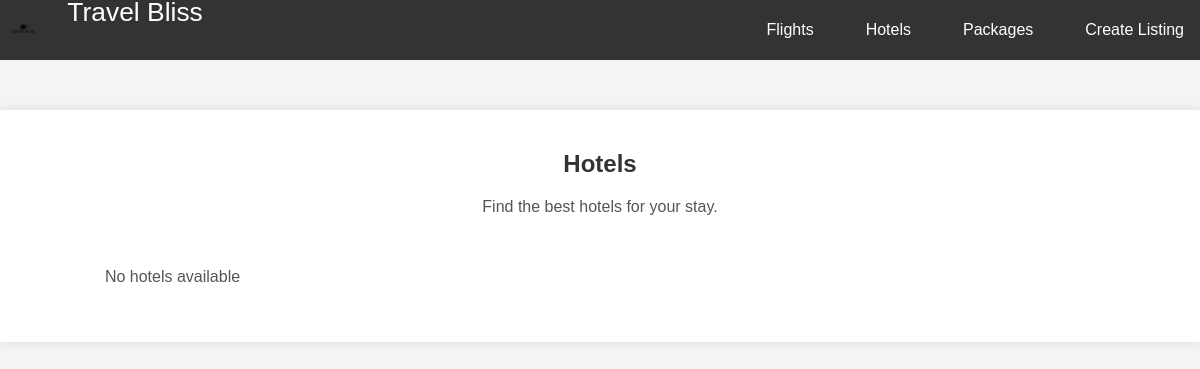
Page /hotels.php on the earlier database version.
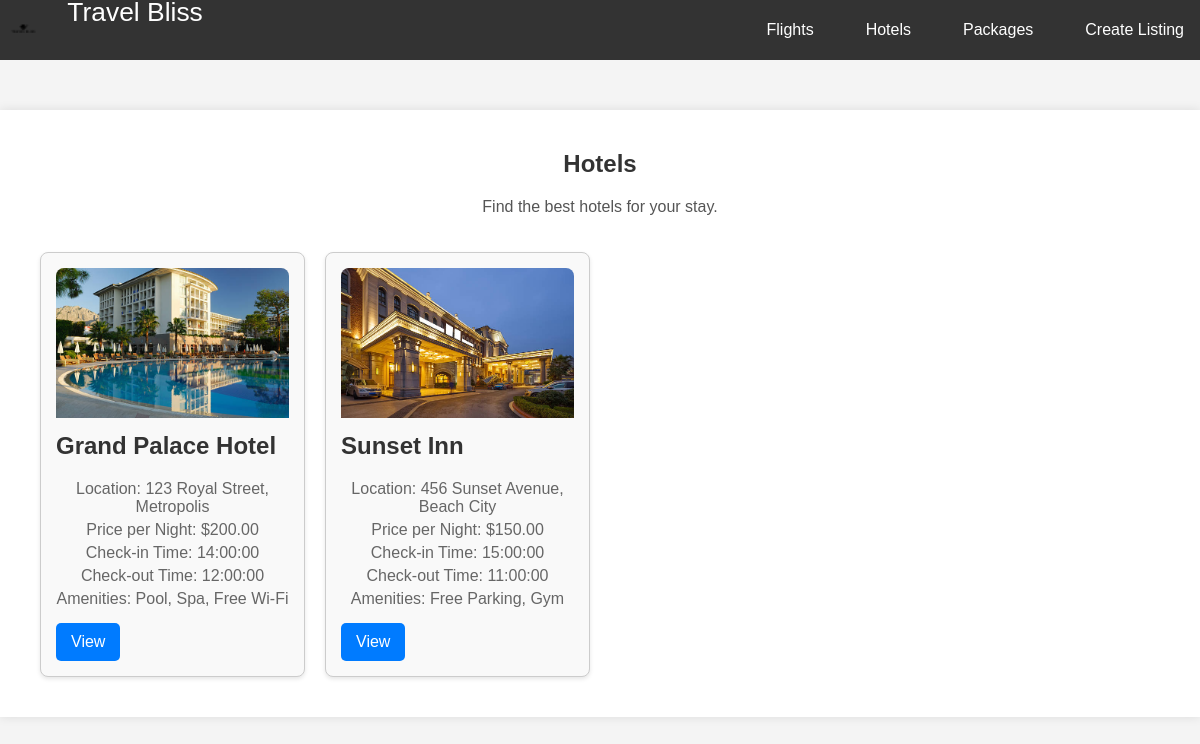
Same page on the later database version.
### tables this page shows
CREATE TABLE Hotels (
    HotelID INT PRIMARY KEY AUTO_INCREMENT,
    HotelName VARCHAR(100) NOT NULL,
    Location VARCHAR(100) NOT NULL,
    PricePerNight DECIMAL(10, 2) NOT NULL,
    CheckInTime TIME NOT NULL,
    CheckOutTime TIME NOT NULL,
    Amenities TEXT NOT NULL,
    HotelImage VARCHAR(255) NOT NULL
);

### hotels.php (the view, shortened to what this page needs)
<?php
$servername = "127.0.0.1";
$username = "root";
$password = "";
$dbname = "travel_bliss";
$conn = new mysqli($servername, $username, $password, $dbname);
$sql = "SELECT * FROM Hotels";
$result = $conn->query($sql);
?>
<!DOCTYPE html>
<html lang="en">
<head>
    <link rel="stylesheet" href="css/styles.css">
    <link rel="stylesheet" href="css/hotels.css">
</head>
<header>
    <nav>
        <a href="index.php">
            <img src="images/logoo.png" alt="Travel Bliss Logo" class="logo">
            <span class="logo-text">Travel Bliss</span>
        </a>
        <ul>
            <li><a href="flights.php">Flights</a></li>
            <li><a href="hotels.php">Hotels</a></li>
            <li><a href="packages.php">Packages</a></li>
            <li><a href="creator.php" class="create-button">Create Listing</a></li>
        </ul>
    </nav>
</header>
<body>
    <section>
        <h1>Hotels</h1>
        <p>Find the best hotels for your stay.</p>
        <div class="hotel-grid">
            <?php
            if ($result->num_rows > 0) {
                while($row = $result->fetch_assoc()) {
                    $formattedPrice = $row['PricePerNight'] > 0 ? '$' . number_format($row['PricePerNight'], 2) : 'Price Not Available';
                    echo "<div class='hotel-box'>
                            <img src='uploads/{$row['HotelImage']}' alt='{$row['HotelName']}' class='hotel-image'>
                            <h2>{$row['HotelName']}</h2>
                            <p>Location: {$row['Location']}</p>
                            <p>Price per Night: {$formattedPrice}</p>
                            <p>Check-in Time: {$row['CheckInTime']}</p>
                            <p>Check-out Time: {$row['CheckOutTime']}</p>
                            <p>Amenities: {$row['Amenities']}</p>
                            <a href='hotel-details.php?id={$row['HotelID']}' class='view-button'>View</a>
                          </div>";
                }
            } else {
                echo "<p>No hotels available</p>";
            }
            ?>
        </div>
    </section>
</body>
</html>

### css/styles.css (style rules this page uses)
body { margin: 0; padding: 0; font-family: Arial, sans-serif; }
nav { background-color: #333; overflow: hidden; display: flex; align-items: center; justify-content: space-between; }
nav .logo { float: left; padding: 10px; height: 40px; }
nav .logo-text { display: inline-block; vertical-align: middle; color: white; font-size: 1.5em; margin-left: 10px; }
nav ul { list-style-type: none; margin: 0; padding: 0; display: flex; align-items: center; }
nav ul li { margin-left: 20px; }
nav ul li a { display: block; color: white; text-align: center; padding: 14px 16px; text-decoration: none; }
a { transition: color 0.3s ease, transform 0.3s ease; }

### css/hotels.css (style rules this page uses)
body { font-family: Arial, sans-serif; background-color: #f4f4f4; margin: 0; padding: 0; }
section { max-width: 1200px; margin: 50px auto; padding: 20px; background-color: white; box-shadow: 0 0 10px rgba(0, 0, 0, 0.1); }
h1 { text-align: center; color: #333; }
p { text-align: center; color: #555; }
.hotel-grid { display: grid; grid-template-columns: repeat(4, 1fr); gap: 20px; padding: 20px; }
.hotel-box { border: 1px solid #ccc; border-radius: 8px; padding: 15px; background-color: #f9f9f9; box-shadow: 0 2px 4px rgba(0, 0, 0, 0.1); position: relative; }
.hotel-box h2 { margin-top: 0; font-size: 1.5em; color: #333; }
.hotel-box p { margin: 5px 0; color: #666; }
.view-button { display: inline-block; margin-top: 10px; padding: 10px 15px; background-color: #007BFF; color: white; text-decoration: none; border-radius: 5px; text-align: center; }
.hotel-image { width: 100%; height: 150px; object-fit: cover; border-radius: 8px 8px 0 0; margin-bottom: 10px; }

Differences in the rows shown:
added hotels: HotelImage (picture), HotelName "Grand Palace Hotel", Location "123 Royal Street, Metropolis", PricePerNight "$200.00", CheckInTime "14:00:00", CheckOutTime "12:00:00", Amenities "Pool, Spa, Free Wi-Fi"
added hotels: HotelImage (picture), HotelName "Sunset Inn", Location "456 Sunset Avenue, Beach City", PricePerNight "$150.00", CheckInTime "15:00:00", CheckOutTime "11:00:00", Amenities "Free Parking, Gym"
Other differences:
text no longer shown: "No hotels available"
